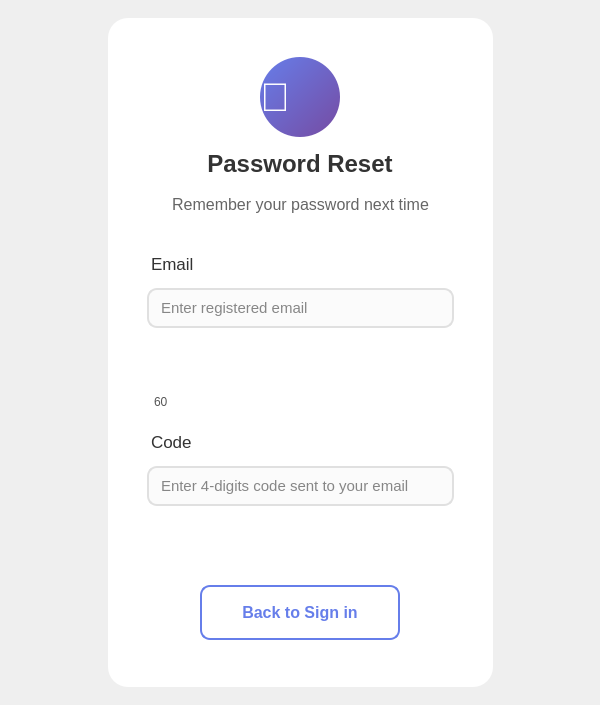
<?xml version="1.0" encoding="UTF-8"?>
<ui version="4.0">
 <class>ResetPasswordWidget</class>
 <widget class="QWidget" name="ResetPasswordWidget">
  <property name="geometry">
   <rect>
    <x>0</x>
    <y>0</y>
    <width>600</width>
    <height>705</height>
   </rect>
  </property>
  <property name="windowTitle">
   <string>Verify Email To Reset Passowrd</string>
  </property>
  <property name="windowIcon">
   <iconset>
    <normaloff>:/qrc_images/assets/images/login_bg.png</normaloff>:/qrc_images/assets/images/login_bg.png</iconset>
  </property>
  <property name="styleSheet">
   <string notr="true">/* ===== Background Gradient ===== */
QWidget#ResetPasswordWidget {
    background: qlineargradient(
        x1: 0, y1: 0,
        x2: 1, y2: 1,
        stop: 0 #667EEA,
        stop: 1 #764BA2
    );
    font-family: &quot;Segoe UI&quot;;
}</string>
  </property>
  <layout class="QGridLayout" name="gridLayout">
   <item row="1" column="1">
    <widget class="QFrame" name="resetPasswordPanel">
     <property name="enabled">
      <bool>true</bool>
     </property>
     <property name="sizePolicy">
      <sizepolicy hsizetype="Preferred" vsizetype="Preferred">
       <horstretch>0</horstretch>
       <verstretch>0</verstretch>
      </sizepolicy>
     </property>
     <property name="minimumSize">
      <size>
       <width>385</width>
       <height>0</height>
      </size>
     </property>
     <property name="maximumSize">
      <size>
       <width>650</width>
       <height>700</height>
      </size>
     </property>
     <property name="styleSheet">
      <string notr="true">QFrame#resetPasswordPanel {
    background-color: #ffffff;
    border-radius: 20px;
    padding: 30px;
}
</string>
     </property>
     <property name="frameShape">
      <enum>QFrame::Shape::StyledPanel</enum>
     </property>
     <property name="frameShadow">
      <enum>QFrame::Shadow::Raised</enum>
     </property>
     <property name="lineWidth">
      <number>0</number>
     </property>
     <layout class="QGridLayout" name="gridLayout_4">
      <item row="2" column="0">
       <spacer name="verticalSpacer_Button_Top">
        <property name="orientation">
         <enum>Qt::Orientation::Vertical</enum>
        </property>
        <property name="sizeType">
         <enum>QSizePolicy::Policy::Fixed</enum>
        </property>
        <property name="sizeHint" stdset="0">
         <size>
          <width>20</width>
          <height>15</height>
         </size>
        </property>
       </spacer>
      </item>
      <item row="4" column="0">
       <spacer name="verticalSpacer_Buttons_Bottom">
        <property name="orientation">
         <enum>Qt::Orientation::Vertical</enum>
        </property>
        <property name="sizeType">
         <enum>QSizePolicy::Policy::Minimum</enum>
        </property>
        <property name="sizeHint" stdset="0">
         <size>
          <width>20</width>
          <height>8</height>
         </size>
        </property>
       </spacer>
      </item>
      <item row="1" column="0">
       <layout class="QVBoxLayout" name="verticalLayout_input">
        <property name="spacing">
         <number>5</number>
        </property>
        <item>
         <widget class="QLabel" name="labelEmail">
          <property name="minimumSize">
           <size>
            <width>150</width>
            <height>45</height>
           </size>
          </property>
          <property name="styleSheet">
           <string notr="true">QLabel {
    color: #333333;
    font-size: 13pt;
    margin-top: 10px;
    margin-bottom: 4px;
    background: transparent;
}</string>
          </property>
          <property name="text">
           <string>Email</string>
          </property>
         </widget>
        </item>
        <item>
         <widget class="QLineEdit" name="lineEditRegisteredEmail">
          <property name="sizePolicy">
           <sizepolicy hsizetype="Minimum" vsizetype="Fixed">
            <horstretch>0</horstretch>
            <verstretch>0</verstretch>
           </sizepolicy>
          </property>
          <property name="minimumSize">
           <size>
            <width>100</width>
            <height>40</height>
           </size>
          </property>
          <property name="maximumSize">
           <size>
            <width>16777215</width>
            <height>65</height>
           </size>
          </property>
          <property name="styleSheet">
           <string notr="true">QLineEdit {
    border: 2px solid #E0E0E0;
    border-radius: 10px;
    padding: 8px 10px;
    background: rgba(250, 250, 250, 200); /* slightly transparent soft white */
    font-size: 11pt;
    color: #111111;                         /* user text color */
    font-style: normal;                      /* ensures user text is not italic */
}

QLineEdit:focus {
    border: 2px solid #667EEA;
    background: rgba(250, 250, 250, 220);   /* slightly brighter on focus */
}

QLineEdit::placeholder {
    color: rgba(50, 50, 50, 200);           /* placeholder text color */
    font-style: italic;                      /* placeholder remains italic */
}
</string>
          </property>
          <property name="placeholderText">
           <string>Enter registered email</string>
          </property>
         </widget>
        </item>
        <item>
         <spacer name="verticalSpacer_4">
          <property name="orientation">
           <enum>Qt::Orientation::Vertical</enum>
          </property>
          <property name="sizeType">
           <enum>QSizePolicy::Policy::Preferred</enum>
          </property>
          <property name="sizeHint" stdset="0">
           <size>
            <width>20</width>
            <height>10</height>
           </size>
          </property>
         </spacer>
        </item>
        <item alignment="Qt::AlignmentFlag::AlignHCenter">
         <widget class="QPushButton" name="buttonSendCode">
          <property name="sizePolicy">
           <sizepolicy hsizetype="Expanding" vsizetype="Preferred">
            <horstretch>0</horstretch>
            <verstretch>0</verstretch>
           </sizepolicy>
          </property>
          <property name="minimumSize">
           <size>
            <width>200</width>
            <height>45</height>
           </size>
          </property>
          <property name="maximumSize">
           <size>
            <width>16777215</width>
            <height>55</height>
           </size>
          </property>
          <property name="cursor">
           <cursorShape>PointingHandCursor</cursorShape>
          </property>
          <property name="styleSheet">
           <string notr="true">QPushButton#buttonSendCode {
    background: qlineargradient(x1:0, y1:0, x2:1, y2:1,
                                stop:0 #6A89E5, stop:1 #8A5CCF);
    color: white;
    border: none;
    border-radius: 10px;
    padding: 10px;
    font-size: 11pt;
    font-weight: bold;
}

QPushButton#buttonSendCode:hover {
    background: qlineargradient(x1:0, y1:0, x2:1, y2:1,
                                stop:0 #5872C7, stop:1 #7547B8);
    padding-top: 8px;
    padding-bottom: 12px;
}

QPushButton#buttonSendCode:pressed {
    background: #4A5AA3;
    padding-top: 12px;
    padding-bottom: 8px;
}

QPushButton#buttonSendCode:disabled {
    background: #AAAAAA;
    color: #666666;
    padding: 10px;
}</string>
          </property>
          <property name="text">
           <string>Send Verification code</string>
          </property>
         </widget>
        </item>
        <item>
         <widget class="QLabel" name="labelTimer">
          <property name="whatsThis">
           <string>&lt;html&gt;&lt;head/&gt;&lt;body&gt;&lt;p&gt;Timer before re-sending code again&lt;/p&gt;&lt;/body&gt;&lt;/html&gt;</string>
          </property>
          <property name="styleSheet">
           <string notr="true">QLabel#labelTimer {
    background: transparent;
    color: #555;           /* soft gray, readable but not dominant */
    padding: 2px 4px;      /* small, compact */
    font-size: 9pt;        /* smaller text */
    font-weight: semi-bold;
    qproperty-alignment: AlignCenter;
}
QLabel#labelTimer[expired=&quot;true&quot;] {
    color: #2ECC71;   /* subtle green to indicate “ready” */
    font-weight: bold;
}
</string>
          </property>
          <property name="text">
           <string>60</string>
          </property>
         </widget>
        </item>
        <item>
         <widget class="QLabel" name="labelCode">
          <property name="minimumSize">
           <size>
            <width>150</width>
            <height>45</height>
           </size>
          </property>
          <property name="styleSheet">
           <string notr="true">QLabel {
    color: #333333;
    font-size: 13pt;
    margin-top: 10px;
    margin-bottom: 4px;
    background: transparent;
}</string>
          </property>
          <property name="text">
           <string>Code</string>
          </property>
         </widget>
        </item>
        <item>
         <widget class="QLineEdit" name="lineEditCode">
          <property name="sizePolicy">
           <sizepolicy hsizetype="Expanding" vsizetype="Fixed">
            <horstretch>0</horstretch>
            <verstretch>0</verstretch>
           </sizepolicy>
          </property>
          <property name="minimumSize">
           <size>
            <width>100</width>
            <height>40</height>
           </size>
          </property>
          <property name="maximumSize">
           <size>
            <width>16777215</width>
            <height>65</height>
           </size>
          </property>
          <property name="styleSheet">
           <string notr="true">QLineEdit {
    border: 2px solid #E0E0E0;
    border-radius: 10px;
    padding: 8px 10px;
    background: rgba(250, 250, 250, 200); /* slightly transparent soft white */
    font-size: 11pt;
    color: #111111;                         /* user text color */
    font-style: normal;                      /* ensures user text is not italic */
}

QLineEdit:focus {
    border: 2px solid #667EEA;
    background: rgba(250, 250, 250, 220);   /* slightly brighter on focus */
}

QLineEdit::placeholder {
    color: rgba(50, 50, 50, 200);           /* placeholder text color */
    font-style: italic;                      /* placeholder remains italic */
}
</string>
          </property>
          <property name="echoMode">
           <enum>QLineEdit::EchoMode::Password</enum>
          </property>
          <property name="placeholderText">
           <string>Enter 4-digits code sent to your email</string>
          </property>
         </widget>
        </item>
        <item>
         <spacer name="verticalSpacer_3">
          <property name="orientation">
           <enum>Qt::Orientation::Vertical</enum>
          </property>
          <property name="sizeType">
           <enum>QSizePolicy::Policy::Preferred</enum>
          </property>
          <property name="sizeHint" stdset="0">
           <size>
            <width>20</width>
            <height>10</height>
           </size>
          </property>
         </spacer>
        </item>
        <item alignment="Qt::AlignmentFlag::AlignHCenter">
         <widget class="QPushButton" name="buttonVerifyCode">
          <property name="sizePolicy">
           <sizepolicy hsizetype="Expanding" vsizetype="Preferred">
            <horstretch>0</horstretch>
            <verstretch>0</verstretch>
           </sizepolicy>
          </property>
          <property name="minimumSize">
           <size>
            <width>200</width>
            <height>43</height>
           </size>
          </property>
          <property name="maximumSize">
           <size>
            <width>16777215</width>
            <height>55</height>
           </size>
          </property>
          <property name="cursor">
           <cursorShape>PointingHandCursor</cursorShape>
          </property>
          <property name="styleSheet">
           <string notr="true">QPushButton#buttonVerifyCode {
    background: qlineargradient(x1:0, y1:0, x2:1, y2:1,
                                stop:0 #6A89E5, stop:1 #8A5CCF);
    color: white;
    border: none;
    border-radius: 10px;
    padding: 10px;
    font-size: 11pt;
    font-weight: bold;
}

QPushButton#buttonVerifyCode:hover {
    background: qlineargradient(x1:0, y1:0, x2:1, y2:1,
                                stop:0 #5872C7, stop:1 #7547B8);
    padding-top: 8px;
    padding-bottom: 12px;
}

QPushButton#buttonVerifyCode:pressed {
    background: #4A5AA3;
    padding-top: 12px;
    padding-bottom: 8px;
}
QPushButton#buttonVerifyCode:disabled {
    background: #AAAAAA;
    color: #666666;
    padding: 10px;
}
</string>
          </property>
          <property name="text">
           <string>Verify</string>
          </property>
         </widget>
        </item>
       </layout>
      </item>
      <item row="3" column="0">
       <layout class="QVBoxLayout" name="verticalLayout_Buttons">
        <property name="spacing">
         <number>10</number>
        </property>
        <item alignment="Qt::AlignmentFlag::AlignHCenter">
         <widget class="QPushButton" name="buttonBackToSignIn">
          <property name="sizePolicy">
           <sizepolicy hsizetype="Fixed" vsizetype="Preferred">
            <horstretch>0</horstretch>
            <verstretch>0</verstretch>
           </sizepolicy>
          </property>
          <property name="minimumSize">
           <size>
            <width>200</width>
            <height>45</height>
           </size>
          </property>
          <property name="maximumSize">
           <size>
            <width>16777215</width>
            <height>55</height>
           </size>
          </property>
          <property name="cursor">
           <cursorShape>PointingHandCursor</cursorShape>
          </property>
          <property name="tabletTracking">
           <bool>false</bool>
          </property>
          <property name="styleSheet">
           <string notr="true">QPushButton#buttonBackToSignIn {
    background: white;
    color: #667EEA;
    border: 2px solid #667EEA;
    border-radius: 10px;
    padding: 10px;
    font-size: 12pt;
    font-weight: bold;
}

QPushButton#buttonBackToSignIn:hover {
    background: #f0f2ff;       /* light purple/blue tint */
    padding-top: 8px;
    padding-bottom: 12px;       /* 3D lift effect */
}

QPushButton#buttonBackToSignIn:pressed {
    background: #e0e4ff;       /* darker when pressed */
    padding-top: 12px;
    padding-bottom: 8px;       /* pressed down effect */
}
</string>
          </property>
          <property name="text">
           <string>Back to Sign in</string>
          </property>
         </widget>
        </item>
       </layout>
      </item>
      <item row="0" column="0">
       <layout class="QVBoxLayout" name="verticalLayout_Title">
        <property name="spacing">
         <number>6</number>
        </property>
        <item alignment="Qt::AlignmentFlag::AlignHCenter">
         <widget class="QLabel" name="logoIcon">
          <property name="minimumSize">
           <size>
            <width>80</width>
            <height>80</height>
           </size>
          </property>
          <property name="maximumSize">
           <size>
            <width>80</width>
            <height>80</height>
           </size>
          </property>
          <property name="styleSheet">
           <string notr="true">QLabel#logoIcon {
    background: qlineargradient(x1:0, y1:0, x2:1, y2:1, stop:0 #667EEA, stop:1 #764BA2);
    border-radius: 40px;
    min-width: 80px;
    min-height: 80px;
    max-width: 80px;
    max-height: 80px;
    font-size: 40px;
    color: white;
    qproperty-alignment: 'AlignCenter';
}
</string>
          </property>
          <property name="text">
           <string>🔄️</string>
          </property>
         </widget>
        </item>
        <item alignment="Qt::AlignmentFlag::AlignHCenter">
         <widget class="QLabel" name="lableTitle">
          <property name="minimumSize">
           <size>
            <width>120</width>
            <height>35</height>
           </size>
          </property>
          <property name="styleSheet">
           <string notr="true">QLabel {
    color: #333333;
    font-size: 18pt;
    font-weight: bold;
    text-align: center;
    background: transparent;
}</string>
          </property>
          <property name="text">
           <string>Password Reset</string>
          </property>
          <property name="alignment">
           <set>Qt::AlignmentFlag::AlignCenter</set>
          </property>
         </widget>
        </item>
        <item>
         <widget class="QLabel" name="labelSubtitle">
          <property name="minimumSize">
           <size>
            <width>300</width>
            <height>40</height>
           </size>
          </property>
          <property name="styleSheet">
           <string notr="true">QLabel#labelSubtitle{
    color: #666666;              /* gray color like HTML example */
    font-size: 12pt;              /* adjust size to fit QFrame */
    font-weight: normal;
    qproperty-alignment: 'AlignCenter';   /* center text horizontally */
    margin-bottom: 14px;
    background: transparent;        
}
</string>
          </property>
          <property name="text">
           <string>Remember your password next time</string>
          </property>
          <property name="alignment">
           <set>Qt::AlignmentFlag::AlignCenter</set>
          </property>
         </widget>
        </item>
       </layout>
      </item>
     </layout>
    </widget>
   </item>
   <item row="1" column="0">
    <spacer name="horizontalSpacer_2">
     <property name="orientation">
      <enum>Qt::Orientation::Horizontal</enum>
     </property>
     <property name="sizeHint" stdset="0">
      <size>
       <width>40</width>
       <height>20</height>
      </size>
     </property>
    </spacer>
   </item>
   <item row="0" column="1">
    <spacer name="verticalSpacer">
     <property name="orientation">
      <enum>Qt::Orientation::Vertical</enum>
     </property>
     <property name="sizeType">
      <enum>QSizePolicy::Policy::Minimum</enum>
     </property>
     <property name="sizeHint" stdset="0">
      <size>
       <width>20</width>
       <height>7</height>
      </size>
     </property>
    </spacer>
   </item>
   <item row="1" column="2">
    <spacer name="horizontalSpacer">
     <property name="orientation">
      <enum>Qt::Orientation::Horizontal</enum>
     </property>
     <property name="sizeHint" stdset="0">
      <size>
       <width>40</width>
       <height>20</height>
      </size>
     </property>
    </spacer>
   </item>
   <item row="2" column="1">
    <spacer name="verticalSpacer_2">
     <property name="orientation">
      <enum>Qt::Orientation::Vertical</enum>
     </property>
     <property name="sizeType">
      <enum>QSizePolicy::Policy::Minimum</enum>
     </property>
     <property name="sizeHint" stdset="0">
      <size>
       <width>20</width>
       <height>7</height>
      </size>
     </property>
    </spacer>
   </item>
  </layout>
 </widget>
 <resources>
  <include location="login_resources.qrc"/>
 </resources>
 <connections/>
</ui>
